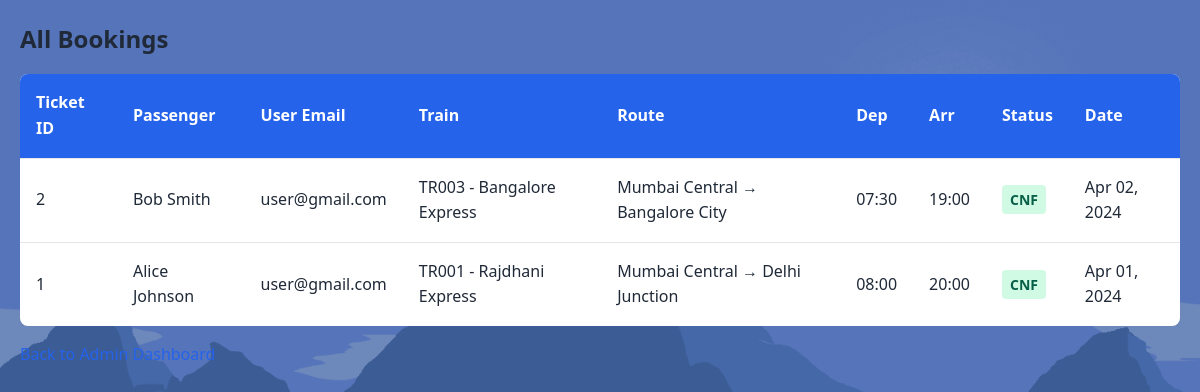
Page /admin_bookings.php (signed in) on the committed database.
### tables this page shows
CREATE TABLE TICKET (
    TicketID INT PRIMARY KEY AUTO_INCREMENT,
    Pnr VARCHAR(50) UNIQUE NULL,
    UserID INT NOT NULL,
    TrainID INT NOT NULL,
    PassengerID INT NOT NULL,
    Status ENUM('CNF', 'WTL', 'RJD') DEFAULT 'CNF',
    BookingDate DATE NOT NULL,
    Fare DECIMAL(10, 2) NOT NULL,
    CreatedAt TIMESTAMP DEFAULT CURRENT_TIMESTAMP,
    FOREIGN KEY (UserID) REFERENCES USERS(UserID) ON DELETE CASCADE,
    FOREIGN KEY (TrainID) REFERENCES TRAIN(TrainID) ON DELETE CASCADE,
    FOREIGN KEY (PassengerID) REFERENCES PASSENGER(PassengerID) ON DELETE CASCADE
);

CREATE TABLE PASSENGER (
    PassengerID INT PRIMARY KEY AUTO_INCREMENT,
    UserID INT NOT NULL,
    PassengerName VARCHAR(100) NOT NULL,
    Age INT NOT NULL,
    Gender ENUM('Male', 'Female', 'Other') NOT NULL,
    CreatedAt TIMESTAMP DEFAULT CURRENT_TIMESTAMP,
    FOREIGN KEY (UserID) REFERENCES USERS(UserID) ON DELETE CASCADE
);

CREATE TABLE USERS (
    UserID INT PRIMARY KEY AUTO_INCREMENT,
    Name VARCHAR(100) NOT NULL,
    Email VARCHAR(100) UNIQUE NOT NULL,
    Phone VARCHAR(15) NOT NULL,
    Password VARCHAR(255) NOT NULL,
    Role ENUM('admin', 'user') DEFAULT 'user',
    CreatedAt TIMESTAMP DEFAULT CURRENT_TIMESTAMP
);

CREATE TABLE TRAIN (
    TrainID INT PRIMARY KEY AUTO_INCREMENT,
    TrainNumber VARCHAR(20) UNIQUE NOT NULL,
    TrainName VARCHAR(100) NOT NULL,
    FromStation VARCHAR(100) NOT NULL,
    ToStation VARCHAR(100) NOT NULL,
    TotalSeats INT NOT NULL,
    Fare DECIMAL(10, 2) NOT NULL,
    DepartureTime TIME NULL,
    ArrivalTime TIME NULL,
    CreatedAt TIMESTAMP DEFAULT CURRENT_TIMESTAMP,
    FOREIGN KEY (FromStation) REFERENCES STATION(StationName),
    FOREIGN KEY (ToStation) REFERENCES STATION(StationName)
);

### admin_bookings.php (the view, shortened to what this page needs)
<?php
$servername = "localhost";
$username = "root";
$password = "";
$dbname = "train_booking";
$conn = new mysqli($servername, $username, $password, $dbname);
$query = "SELECT t.TicketID, p.PassengerName, tr.TrainNumber, tr.TrainName, tr.FromStation, tr.ToStation, tr.DepartureTime, tr.ArrivalTime, t.Status, t.BookingDate, u.Email as UserEmail
          FROM TICKET t
          JOIN PASSENGER p ON t.PassengerID = p.PassengerID
          JOIN TRAIN tr ON t.TrainID = tr.TrainID
          JOIN USERS u ON t.UserID = u.UserID
          ORDER BY t.BookingDate DESC";
$result = mysqli_query($conn, $query);
?>
<!DOCTYPE html>
<html>
<head>
    <link rel="stylesheet" href="style.css">
</head>
<body>
    <div class="container">
        <h2>All Bookings</h2>
        <div class="table-responsive">
            <table class="table">
                <thead><tr><th>Ticket ID</th><th>Passenger</th><th>User Email</th><th>Train</th><th>Route</th><th>Dep</th><th>Arr</th><th>Status</th><th>Date</th></tr></thead>
                <tbody>
                <?php if ($result && mysqli_num_rows($result) > 0) {
                    while ($r = mysqli_fetch_assoc($result)) {
                        $cls = $r['Status']=='CNF' ? 'status-cnf' : ($r['Status']=='WTL' ? 'status-wtl' : 'status-rjd');
                        echo '<tr>';
                        echo '<td>'.htmlspecialchars($r['TicketID']).'</td>';
                        echo '<td>'.htmlspecialchars($r['PassengerName']).'</td>';
                        echo '<td>'.htmlspecialchars($r['UserEmail']).'</td>';
                        echo '<td>'.htmlspecialchars($r['TrainNumber']).' - '.htmlspecialchars($r['TrainName']).'</td>';
                        echo '<td>'.htmlspecialchars($r['FromStation']).' → '.htmlspecialchars($r['ToStation']).'</td>';
                        echo '<td>'.(!empty($r['DepartureTime'])?htmlspecialchars(substr($r['DepartureTime'],0,5)):'-').'</td>';
                        echo '<td>'.(!empty($r['ArrivalTime'])?htmlspecialchars(substr($r['ArrivalTime'],0,5)):'-').'</td>';
                        echo '<td><span class="status-badge '.$cls.'">'.htmlspecialchars($r['Status']).'</span></td>';
                        echo '<td>'.date('M d, Y', strtotime($r['BookingDate'])).'</td>';
                        echo '</tr>';
                    }
                } else {
                    echo '<tr><td colspan="9" style="text-align:center;color:#666;">No bookings found</td></tr>';
                } ?>
                </tbody>
            </table>
        </div>
        <p style="margin-top:12px;"><a href="admin_dashboard.php">Back to Admin Dashboard</a></p>
    </div>
</body>
</html>

### style.css (style rules this page uses)
* { margin: 0; padding: 0; box-sizing: border-box; }
:root { --primary-color: #2563eb; --secondary-color: #1e40af; --success-color: #10b981; --danger-color: #ef4444; --warning-color: #f59e0b; --light-gray: #f3f4f6; --dark-gray: #4b5563; --text-color: #1f2937; --border-color: #e5e7eb; }
body { font-family: 'Segoe UI', Tahoma, Geneva, Verdana, sans-serif; color: var(--text-color); background-image: url('rail.gif'); background-size: cover; background-attachment: fixed; background-repeat: no-repeat; background-position: center center; line-height: 1.6; }
.container { max-width: 1200px; margin: 0 auto; padding: 0 20px; }
.table-responsive { overflow-x: auto; margin: 1rem 0; }
.table { width: 100%; border-collapse: collapse; background: white; box-shadow: 0 1px 3px rgba(0, 0, 0, 0.05); border-radius: 8px; overflow: hidden; }
.table thead { background-color: var(--primary-color); color: white; }
.table th, .table td { padding: 1rem; text-align: left; border-bottom: 1px solid var(--border-color); }
.table tbody tr:last-child td { border-bottom: none; }
.status-cnf { background-color: #d1fae5; color: #065f46; padding: 0.25rem 0.75rem; border-radius: 20px; font-weight: 600; font-size: 0.875rem; }
a { color: var(--primary-color); text-decoration: none; transition: color 0.3s ease; }

### admin_bookings.php (style rules this page uses)
.container { padding:20px; }
.status-badge { padding:5px 8px;border-radius:4px;font-weight:600; }

### rows in the picture
ticket: TicketID "2", PassengerID.PassengerName "Bob Smith", UserID.Email "user@gmail.com", TrainID.TrainNumber "TR003", TrainID.TrainName "Bangalore Express", TrainID.FromStation "Mumbai Central", TrainID.ToStation "Bangalore City", TrainID.DepartureTime "07:30", TrainID.ArrivalTime "19:00", Status "CNF", BookingDate "Apr 02, 2024"
ticket: TicketID "1", PassengerID.PassengerName "Alice Johnson", UserID.Email "user@gmail.com", TrainID.TrainNumber "TR001", TrainID.TrainName "Rajdhani Express", TrainID.FromStation "Mumbai Central", TrainID.ToStation "Delhi Junction", TrainID.DepartureTime "08:00", TrainID.ArrivalTime "20:00", Status "CNF", BookingDate "Apr 01, 2024"
